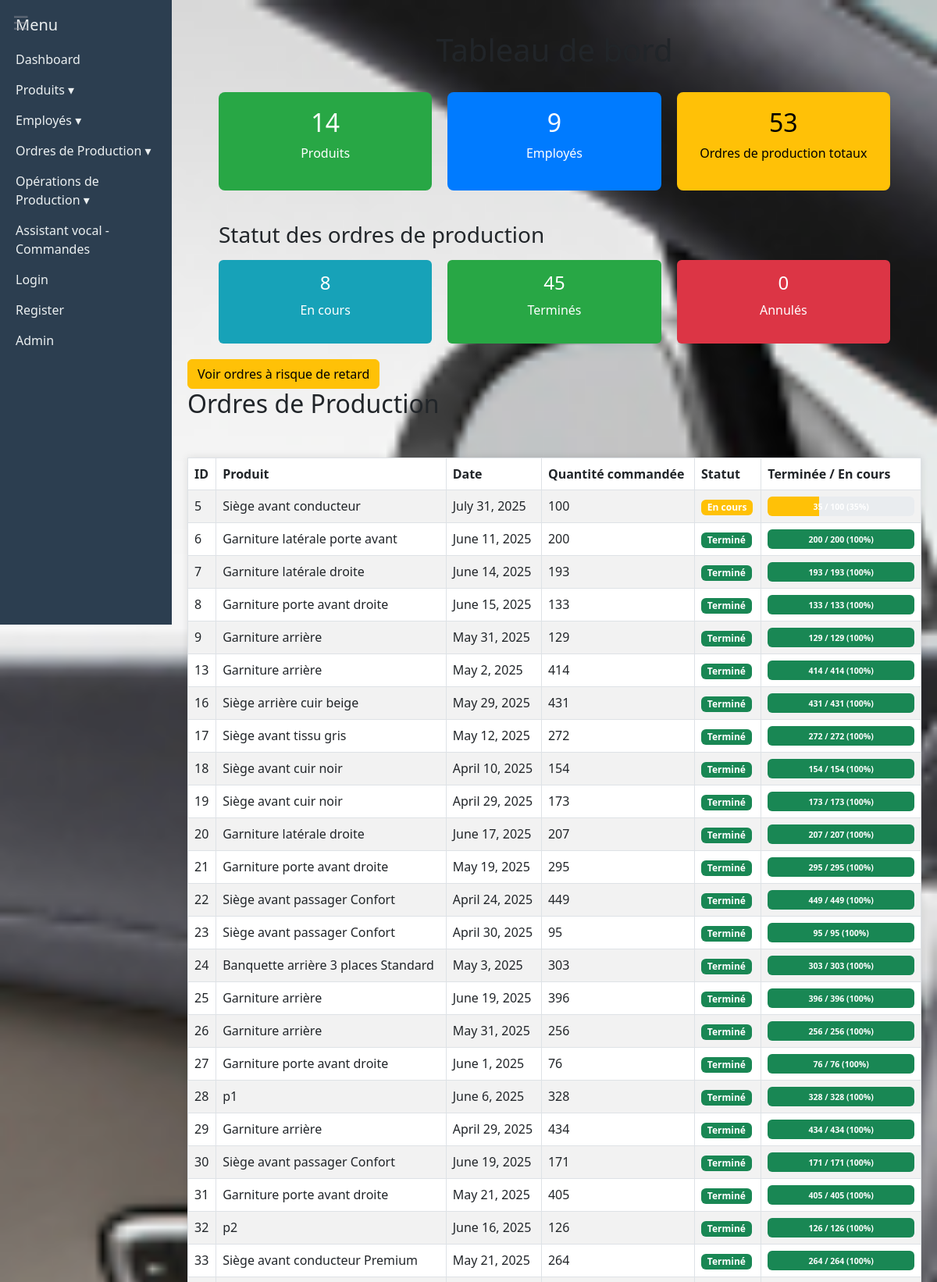
/dashboard/ (upper part), run on the app's committed database.
### dashboard/models.py (models this page shows, shortened)
class OrdreProduction(models.Model):
    STATUT_CHOICES = [
        ('en_cours', 'En cours'),
        ('termine', 'Terminé'),
        ('annule', 'Annulé'),
    ]
    code_ordre = models.CharField(max_length=50, unique=True)
    produit = models.ForeignKey(Produit, on_delete=models.CASCADE)
    quantite_commandee = models.PositiveIntegerField()
    quantite_terminee = models.PositiveIntegerField(default=0)
    date_debut = models.DateField()
    date_fin_prevue = models.DateField()
    date_fin_reelle = models.DateField(null=True, blank=True)  # NOUVEAU pour IA
    statut = models.CharField(max_length=20, choices=STATUT_CHOICES, default='en_cours')
    @property
    def pourcentage_termine(self):
        if self.quantite_commandee > 0:
            return round((self.quantite_terminee / self.quantite_commandee) * 100)
        return 0
    @property
    def progress_class(self):
        pourcentage = self.pourcentage_termine
        if pourcentage == 100:
            return "bg-success"
        elif pourcentage > 0:
            return "bg-warning"
        else:
            return "bg-dark"

class Produit(models.Model):
    CATEGORIE_CHOICES = [
        ('siege_avant', 'Sièges avant'),
        ('siege_arriere', 'Sièges arrière'),
        ('garniture_laterale', 'Garniture latérale'),
    ]
    STATUT_CHOICES = [
        ('en_production', 'En production'),
        ('discontinue', 'Discontinué'),
        ('stocke', 'Stocké'),
    ]
    prix_unitaire = models.DecimalField(
        max_digits=10,
        decimal_places=2,
        default=Decimal('0.00'),
        help_text="Prix unitaire en devise locale"
    )
    code_produit = models.CharField(max_length=50, unique=True)
    nom_produit = models.CharField(max_length=100)
    description = models.TextField(blank=True)
    categorie = models.CharField(max_length=50, choices=CATEGORIE_CHOICES)
    statut = models.CharField(max_length=20, choices=STATUT_CHOICES, default='en_production')

### dashboard/views.py (the view)
# urls.py: path('', views.dashboard_view, name='dashboard'),
def dashboard_view(request):
    nb_produits = Produit.objects.count()
    nb_employes = Employe.objects.count()
    total_ordres = OrdreProduction.objects.count()
    ordres_en_cours = OrdreProduction.objects.filter(statut='en_cours').count()
    ordres_termines = OrdreProduction.objects.filter(statut='termine').count()
    ordres_annules = OrdreProduction.objects.filter(statut='annule').count()
    ordres = OrdreProduction.objects.all()
    statuts_data = {
        'En cours': ordres_en_cours,
        'Terminé': ordres_termines,
        'Annulé': ordres_annules
    }
    production_mensuelle = OrdreProduction.objects.filter(
        statut='termine',
        date_debut__isnull=False
    ).annotate(
        mois=TruncMonth('date_fin_prevue')
    ).values('mois').annotate(
        quantite_totale=Sum('quantite_terminee')
    ).order_by('mois')
    mois_labels = []
    quantites_data = []
    for item in production_mensuelle:
        mois_labels.append(item['mois'].strftime('%B %Y'))
        quantites_data.append(item['quantite_totale'] or 0)
    operations = OperationProduction.objects.select_related('ordre_production').all()
    stats = []
    print("Nombre d'opérations :", len(operations))
    for op in operations:
        maintenant = timezone.now()
        date_fin_prevue = op.ordre_production.date_fin_prevue
        if date_fin_prevue:
            date_fin_prevue_dt = datetime.combine(date_fin_prevue, datetime.max.time())
            date_fin_prevue_dt = make_aware(date_fin_prevue_dt, timezone.get_current_timezone())
            retard = maintenant > date_fin_prevue_dt
        else:
            retard = False
        pourcentage = round((op.quantite_produite / op.quantite_demandee) * 100) if op.quantite_demandee > 0 else 0
        print(f"Opération: {op.ordre_production.code_ordre}")
        print(f"Date fin prévue: {date_fin_prevue}")
        print(f"Maintenant: {maintenant}")
        print(f"Retard: {retard}")
        print(f"Quantité produite: {op.quantite_produite}")
        print(f"Quantité demandée: {op.quantite_demandee}")
        if op.quantite_produite >= op.quantite_demandee:
            etat = "Terminé"
        elif retard:
            etat = "En retard"
        else:
            etat = "En cours"
        print(f"État calculé: {etat}")
        print("---")
        stats.append({
            'code_ordre': op.ordre_production.code_ordre,
            'type_operation': op.get_type_operation_display(),
            'quantite_demandee': op.quantite_demandee,
            'quantite_produite': op.quantite_produite,
            'pourcentage': pourcentage,
            'etat': etat,
        })
    context = {
        'nb_produits': nb_produits,
        'nb_employes': nb_employes,
        'total_ordres': total_ordres,
        'ordres_en_cours': ordres_en_cours,
        'ordres_termines': ordres_termines,
        'ordres_annules': ordres_annules,
        'ordres': ordres,
        'statuts_data': json.dumps(statuts_data),
        'production_mensuelle': {
            'labels': json.dumps(mois_labels),
            'data': json.dumps(quantites_data)
        },
        'stats': stats,
    }
    return render(request, 'dashboard.html', context)

### dashboard/templates/dashboard.html (shortened to what this page needs)
{% extends 'base.html' %}
{% load static %}
{% block content %}
<div class="dashboard-container" style="max-width: 900px; margin: auto; padding: 20px;">
  <h1>Tableau de bord</h1>
  <div style="display: flex; gap: 20px; flex-wrap: wrap; justify-content: center; margin-top: 30px;">
    <div style="flex: 1 1 200px; background: #28a745; color: white; padding: 20px; border-radius: 8px; text-align: center;">
      <h2>{{ nb_produits }}</h2>
      <p>Produits</p>
    </div>
    <div style="flex: 1 1 200px; background: #007bff; color: white; padding: 20px; border-radius: 8px; text-align: center;">
      <h2>{{ nb_employes }}</h2>
      <p>Employés</p>
    </div>
    <div style="flex: 1 1 200px; background: #ffc107; color: black; padding: 20px; border-radius: 8px; text-align: center;">
      <h2>{{ total_ordres }}</h2>
      <p>Ordres de production totaux</p>
    </div>
  </div>
  <h3 style="margin-top: 40px;">Statut des ordres de production</h3>
  <div style="display: flex; gap: 20px; flex-wrap: wrap; justify-content: center; margin-top: 15px;">
    <div style="flex: 1 1 200px; background: #17a2b8; color: white; padding: 15px; border-radius: 6px; text-align: center;">
      <h4>{{ ordres_en_cours }}</h4>
      <p>En cours</p>
    </div>
    <div style="flex: 1 1 200px; background: #28a745; color: white; padding: 15px; border-radius: 6px; text-align: center;">
      <h4>{{ ordres_termines }}</h4>
      <p>Terminés</p>
    </div>
    <div style="flex: 1 1 200px; background: #dc3545; color: white; padding: 15px; border-radius: 6px; text-align: center;">
      <h4>{{ ordres_annules }}</h4>
      <p>Annulés</p>
    </div>
  </div>
</div>
<a href="{% url 'prediction_retard' %}" class="btn btn-warning">
  Voir ordres à risque de retard
</a>
<h2>Ordres de Production</h2>
<table class="table table-striped table-bordered">
  <thead>
    <tr>
      <th>ID</th>
      <th>Produit</th>
      <th>Date</th>
      <th>Quantité commandée</th>
      <th>Statut</th>
      <th>Terminée / En cours</th>
    </tr>
  </thead>
  <tbody>
    {% for ordre in ordres %}
    <tr>
      <td>{{ ordre.id }}</td>
      <td>{{ ordre.produit.nom_produit }}</td>
      <td>{{ ordre.date_debut }}</td>
      <td>{{ ordre.quantite_commandee }}</td>
      <td>
        <span class="badge
          {% if ordre.statut == 'en_cours' %} bg-warning
          {% elif ordre.statut == 'termine' %} bg-success
          {% elif ordre.statut == 'annule' %} bg-danger
          {% else %} bg-secondary
          {% endif %}
        ">
          {{ ordre.get_statut_display }}
        </span>
      </td>
      <td style="min-width: 200px;">
        <div class="progress position-relative" style="height: 25px;">
          {% if ordre.pourcentage_termine == 0 %}
            <div class="progress-bar bg-secondary" style="width: 15%; min-width: 80px;"></div>
          {% else %}
            <div class="progress-bar {{ ordre.progress_class }} animate__animated animate__slideInLeft"
                 style="width: {{ ordre.pourcentage_termine }}%;"></div>
          {% endif %}
          <div class="position-absolute w-100 text-center" style="line-height: 25px;">
            <small class="{% if ordre.pourcentage_termine == 0 %}text-muted{% else %}text-white{% endif %} fw-bold">
              {{ ordre.quantite_terminee }} / {{ ordre.quantite_commandee }} ({{ ordre.pourcentage_termine }}%)
            </small>
          </div>
        </div>
      </td>
    </tr>
    {% empty %}
    <tr><td colspan="6">Aucun ordre de production.</td></tr>
    {% endfor %}
  </tbody>
</table>
{% endblock %}

### dashboard/static/style.css (style rules this page uses)
h1 { text-align: center; color: #f8f3f3; }
table { border-collapse: collapse; width: 90%; margin: 0 auto; background-color: white; box-shadow: 0 0 10px rgba(0,0,0,0.1); }
th, td { border: 1px solid #ccc; padding: 10px 15px; text-align: left; }
th { background-color: #f0f0f0; }
body { margin: 0; font-family: 'Segoe UI', Tahoma, Geneva, Verdana, sans-serif; background-image: url('/static/bck.png'); background-size: cover; background-repeat: no-repeat; background-position: center; background-attachment: fixed; color: #080101; background-color: #f9f9f9; }
.btn { display: inline-block; padding: 6px 12px; font-size: 14px; font-weight: 600; border-radius: 4px; text-align: center; text-decoration: none; cursor: pointer; transition: background-color 0.3s ease; border: none; color: white; }
.btn-warning { background-color: #0f0051; color: #eceff3; }
table { margin-top:50px; }
.badge { display: inline-block; padding: 0.4em 0.7em; font-size: 0.85em; font-weight: bold; border-radius: 0.4em; color: white; }
.bg-warning { background-color: #f0ad4e; }
.bg-success { background-color: #5cb85c; }

### data on the page
OrdreProduction: id "5", produit.nom_produit "Siège avant conducteur", date_debut "July 31, 2025", quantite_commandee "100", statut "En cours", quantite_terminee "35", pourcentage_termine "35"
OrdreProduction: id "6", produit.nom_produit "Garniture latérale porte avant", date_debut "June 11, 2025", quantite_commandee "200", statut "Terminé", quantite_terminee "200", pourcentage_termine "100"
OrdreProduction: id "7", produit.nom_produit "Garniture latérale droite", date_debut "June 14, 2025", quantite_commandee "193", statut "Terminé", quantite_terminee "193", pourcentage_termine "100"
OrdreProduction: id "8", produit.nom_produit "Garniture porte avant droite", date_debut "June 15, 2025", quantite_commandee "133", statut "Terminé", quantite_terminee "133", pourcentage_termine "100"
OrdreProduction: id "9", produit.nom_produit "Garniture arrière", date_debut "May 31, 2025", quantite_commandee "129", statut "Terminé", quantite_terminee "129", pourcentage_termine "100"
OrdreProduction: id "13", produit.nom_produit "Garniture arrière", date_debut "May 2, 2025", quantite_commandee "414", statut "Terminé", quantite_terminee "414", pourcentage_termine "100"
OrdreProduction: id "16", produit.nom_produit "Siège arrière cuir beige", date_debut "May 29, 2025", quantite_commandee "431", statut "Terminé", quantite_terminee "431", pourcentage_termine "100"
OrdreProduction: id "17", produit.nom_produit "Siège avant tissu gris", date_debut "May 12, 2025", quantite_commandee "272", statut "Terminé", quantite_terminee "272", pourcentage_termine "100"
OrdreProduction: id "18", produit.nom_produit "Siège avant cuir noir", date_debut "April 10, 2025", quantite_commandee "154", statut "Terminé", quantite_terminee "154", pourcentage_termine "100"
OrdreProduction: id "19", produit.nom_produit "Siège avant cuir noir", date_debut "April 29, 2025", quantite_commandee "173", statut "Terminé", quantite_terminee "173", pourcentage_termine "100"
OrdreProduction: id "20", produit.nom_produit "Garniture latérale droite", date_debut "June 17, 2025", quantite_commandee "207", statut "Terminé", quantite_terminee "207", pourcentage_termine "100"
OrdreProduction: id "21", produit.nom_produit "Garniture porte avant droite", date_debut "May 19, 2025", quantite_commandee "295", statut "Terminé", quantite_terminee "295", pourcentage_termine "100"
OrdreProduction: id "22", produit.nom_produit "Siège avant passager Confort", date_debut "April 24, 2025", quantite_commandee "449", statut "Terminé", quantite_terminee "449", pourcentage_termine "100"
OrdreProduction: id "23", produit.nom_produit "Siège avant passager Confort", date_debut "April 30, 2025", quantite_commandee "95", statut "Terminé", quantite_terminee "95", pourcentage_termine "100"
OrdreProduction: id "24", produit.nom_produit "Banquette arrière 3 places Standard", date_debut "May 3, 2025", quantite_commandee "303", statut "Terminé", quantite_terminee "303", pourcentage_termine "100"
OrdreProduction: id "25", produit.nom_produit "Garniture arrière", date_debut "June 19, 2025", quantite_commandee "396", statut "Terminé", quantite_terminee "396", pourcentage_termine "100"
OrdreProduction: id "26", produit.nom_produit "Garniture arrière", date_debut "May 31, 2025", quantite_commandee "256", statut "Terminé", quantite_terminee "256", pourcentage_termine "100"
OrdreProduction: id "27", produit.nom_produit "Garniture porte avant droite", date_debut "June 1, 2025", quantite_commandee "76", statut "Terminé", quantite_terminee "76", pourcentage_termine "100"
OrdreProduction: id "28", produit.nom_produit "p1", date_debut "June 6, 2025", quantite_commandee "328", statut "Terminé", quantite_terminee "328", pourcentage_termine "100"
OrdreProduction: id "29", produit.nom_produit "Garniture arrière", date_debut "April 29, 2025", quantite_commandee "434", statut "Terminé", quantite_terminee "434", pourcentage_termine "100"
OrdreProduction: id "30", produit.nom_produit "Siège avant passager Confort", date_debut "June 19, 2025", quantite_commandee "171", statut "Terminé", quantite_terminee "171", pourcentage_termine "100"
OrdreProduction: id "31", produit.nom_produit "Garniture porte avant droite", date_debut "May 21, 2025", quantite_commandee "405", statut "Terminé", quantite_terminee "405", pourcentage_termine "100"
OrdreProduction: id "32", produit.nom_produit "p2", date_debut "June 16, 2025", quantite_commandee "126", statut "Terminé", quantite_terminee "126", pourcentage_termine "100"
OrdreProduction: id "33", produit.nom_produit "Siège avant conducteur Premium", date_debut "May 21, 2025", quantite_commandee "264", statut "Terminé", quantite_terminee "264", pourcentage_termine "100"

### other printed values
{{ nb_produits }} "14"
{{ nb_employes }} "9"
{{ total_ordres }} "53"
{{ ordres_en_cours }} "8"
{{ ordres_termines }} "45"
{{ ordres_annules }} "0"
